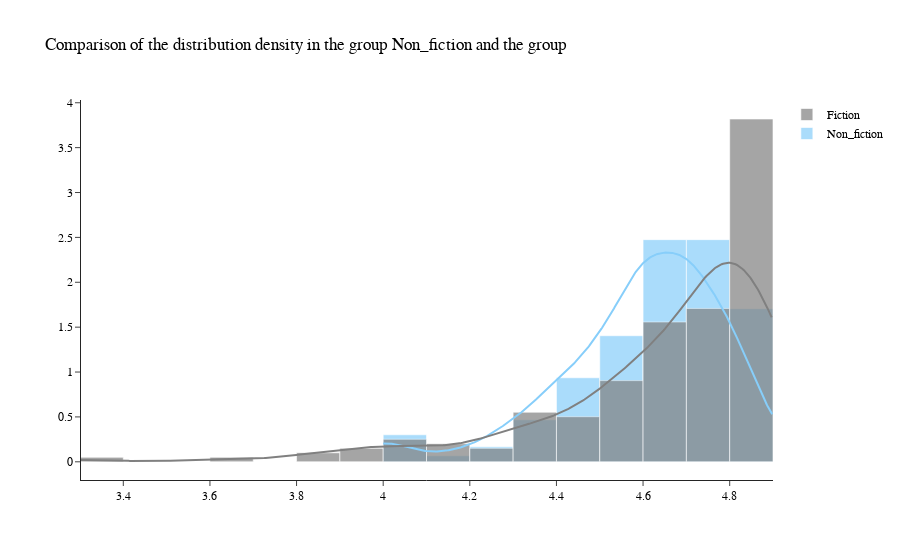

Source (notebook cell):
### Code cell
#Visualizing the density of distribution in samples
#Create distplot with curve_type set to 'normal'
fig_5 = ff.create_distplot([non_fiction, fiction], 
                         ['Non_fiction', 'Fiction'], 
                         colors=['LightSkyBlue', 'gray',],
                         bin_size=.1, 
                         show_rug=False)

# Add title
fig_5.update_layout(title_text='Сomparison of the distribution density in the group Non_fiction and the group', 
                     template='simple_white',
                     font=dict(family='Arial', size=12, color='black'))
fig_5.show()

### Figure 1 — Plotly figure (JSON) as saved in the notebook; plotly's stock layout.template omitted (floating-point values rounded to 4 significant figures; data arrays with more than 128 entries replaced by an {"elided": "..."} marker saying what was removed)
{"data": [{"autobinx": false, "histnorm": "probability density", "legendgroup": "Non_fiction", "marker": {"color": "LightSkyBlue"}, "name": "Non_fiction", "opacity": 0.7, "type": "histogram", "x": {"elided": "310 float values"}, "xaxis": "x", "xbins": {"end": 4.9, "size": 0.1, "start": 4}, "yaxis": "y"}, {"autobinx": false, "histnorm": "probability density", "legendgroup": "Fiction", "marker": {"color": "gray"}, "name": "Fiction", "opacity": 0.7, "type": "histogram", "x": {"elided": "240 float values"}, "xaxis": "x", "xbins": {"end": 4.9, "size": 0.1, "start": 3.3}, "yaxis": "y"}, {"legendgroup": "Non_fiction", "marker": {"color": "LightSkyBlue"}, "mode": "lines", "name": "Non_fiction", "showlegend": false, "type": "scatter", "x": {"elided": "500 float values"}, "xaxis": "x", "y": {"elided": "500 float values"}, "yaxis": "y"}, {"legendgroup": "Fiction", "marker": {"color": "gray"}, "mode": "lines", "name": "Fiction", "showlegend": false, "type": "scatter", "x": {"elided": "500 float values"}, "xaxis": "x", "y": {"elided": "500 float values"}, "yaxis": "y"}], "layout": {"barmode": "overlay", "font": {"color": "black", "family": "Arial", "size": 12}, "hovermode": "closest", "legend": {"traceorder": "reversed"}, "title": {"text": "Сomparison of the distribution density in the group Non_fiction and the group"}, "xaxis": {"anchor": "y2", "domain": [0, 1], "zeroline": false}, "yaxis": {"anchor": "free", "domain": [0, 1], "position": 0}}}
